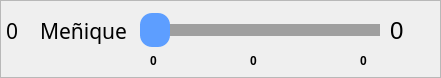
      <widget class="QFrame" name="frame_slider_menique">
       <property name="geometry">
        <rect>
         <x>0</x>
         <y>52</y>
         <width>441</width>
         <height>78</height>
        </rect>
       </property>
       <property name="minimumSize">
        <size>
         <width>80</width>
         <height>0</height>
        </size>
       </property>
       <property name="frameShape">
        <enum>QFrame::StyledPanel</enum>
       </property>
       <property name="frameShadow">
        <enum>QFrame::Raised</enum>
       </property>
       <widget class="QLabel" name="label">
        <property name="geometry">
         <rect>
          <x>40</x>
          <y>10</y>
          <width>91</width>
          <height>41</height>
         </rect>
        </property>
        <property name="font">
         <font>
          <family>Sans Serif</family>
          <pointsize>16</pointsize>
          <weight>50</weight>
          <italic>false</italic>
          <bold>false</bold>
         </font>
        </property>
        <property name="styleSheet">
         <string notr="true"/>
        </property>
        <property name="text">
         <string>Meñique</string>
        </property>
       </widget>
       <widget class="QSlider" name="meniqueSlider">
        <property name="enabled">
         <bool>true</bool>
        </property>
        <property name="geometry">
         <rect>
          <x>140</x>
          <y>10</y>
          <width>240</width>
          <height>41</height>
         </rect>
        </property>
        <property name="minimumSize">
         <size>
          <width>0</width>
          <height>30</height>
         </size>
        </property>
        <property name="autoFillBackground">
         <bool>false</bool>
        </property>
        <property name="styleSheet">
         <string notr="true">QSlider::groove:horizontal
{
    border: 1px solid #5d9eff;
    height: 10px;
	background: #5d9eff;
}  

QSlider::handle:horizontal
{
    background: #5d9eff;;
    width: 30px;
	height: 30px;
	left: 11px;
	right: 11px;
	margin: -12px;
	border-radius: 12px;	
}

QSlider::add-page:horizontal
{
    background-color: #9f9f9f;
	border: 1px solid #9f9f9f;
}</string>
        </property>
        <property name="maximum">
         <number>180</number>
        </property>
        <property name="orientation">
         <enum>Qt::Horizontal</enum>
        </property>
        <property name="tickPosition">
         <enum>QSlider::NoTicks</enum>
        </property>
        <property name="tickInterval">
         <number>0</number>
        </property>
       </widget>
       <widget class="QLabel" name="menique_valor">
        <property name="geometry">
         <rect>
          <x>390</x>
          <y>20</y>
          <width>51</width>
          <height>22</height>
         </rect>
        </property>
        <property name="minimumSize">
         <size>
          <width>40</width>
          <height>0</height>
         </size>
        </property>
        <property name="font">
         <font>
          <pointsize>18</pointsize>
         </font>
        </property>
        <property name="text">
         <string>0</string>
        </property>
       </widget>
       <widget class="QLabel" name="etiquetaMeniqueMinimo">
        <property name="geometry">
         <rect>
          <x>150</x>
          <y>50</y>
          <width>21</width>
          <height>22</height>
         </rect>
        </property>
        <property name="font">
         <font>
          <weight>75</weight>
          <bold>true</bold>
         </font>
        </property>
        <property name="text">
         <string>0</string>
        </property>
       </widget>
       <widget class="QLabel" name="etiquetaMeniqueMedio">
        <property name="geometry">
         <rect>
          <x>250</x>
          <y>50</y>
          <width>31</width>
          <height>22</height>
         </rect>
        </property>
        <property name="font">
         <font>
          <weight>75</weight>
          <bold>true</bold>
         </font>
        </property>
        <property name="text">
         <string>0</string>
        </property>
       </widget>
       <widget class="QLabel" name="etiquetaMeniqueMaximo">
        <property name="geometry">
         <rect>
          <x>360</x>
          <y>50</y>
          <width>31</width>
          <height>22</height>
         </rect>
        </property>
        <property name="font">
         <font>
          <weight>75</weight>
          <bold>true</bold>
         </font>
        </property>
        <property name="text">
         <string>0</string>
        </property>
       </widget>
       <widget class="QLabel" name="etiquetaMeniquePin">
        <property name="geometry">
         <rect>
          <x>0</x>
          <y>20</y>
          <width>41</width>
          <height>22</height>
         </rect>
        </property>
        <property name="font">
         <font>
          <family>Sans Serif</family>
          <pointsize>16</pointsize>
         </font>
        </property>
        <property name="styleSheet">
         <string notr="true">margin-left: 1px;</string>
        </property>
        <property name="text">
         <string>0</string>
        </property>
       </widget>
      </widget>
